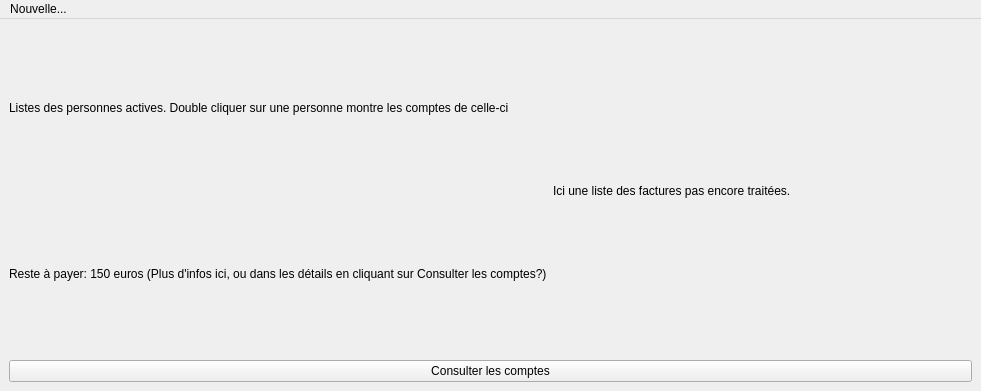
<?xml version="1.0" encoding="UTF-8"?>
<ui version="4.0">
 <class>MainWindow</class>
 <widget class="QMainWindow" name="MainWindow">
  <property name="geometry">
   <rect>
    <x>0</x>
    <y>0</y>
    <width>981</width>
    <height>391</height>
   </rect>
  </property>
  <property name="windowTitle">
   <string>MainWindow</string>
  </property>
  <widget class="QWidget" name="centralwidget">
   <layout class="QGridLayout" name="gridLayout_2">
    <item row="1" column="0">
     <widget class="QLabel" name="label">
      <property name="text">
       <string>Reste à payer: 150 euros (Plus d'infos ici, ou dans les détails en cliquant sur Consulter les comptes?)</string>
      </property>
     </widget>
    </item>
    <item row="0" column="0">
     <widget class="QLabel" name="label_2">
      <property name="text">
       <string>Listes des personnes actives. Double cliquer sur une personne montre les comptes de celle-ci</string>
      </property>
     </widget>
    </item>
    <item row="2" column="0" colspan="2">
     <widget class="QPushButton" name="pushButton">
      <property name="text">
       <string>Consulter les comptes</string>
      </property>
     </widget>
    </item>
    <item row="0" column="1" rowspan="2">
     <widget class="QLabel" name="label_3">
      <property name="text">
       <string>Ici une liste des factures pas encore traitées.</string>
      </property>
     </widget>
    </item>
   </layout>
  </widget>
  <widget class="QMenuBar" name="menubar">
   <property name="geometry">
    <rect>
     <x>0</x>
     <y>0</y>
     <width>981</width>
     <height>20</height>
    </rect>
   </property>
   <widget class="QMenu" name="menuNouvelle_facture">
    <property name="title">
     <string>Nouvelle...</string>
    </property>
    <addaction name="actionFacture"/>
    <addaction name="actionCategorie"/>
    <addaction name="actionPersonne"/>
   </widget>
   <addaction name="menuNouvelle_facture"/>
  </widget>
  <action name="actionFacture">
   <property name="text">
    <string>Facture</string>
   </property>
  </action>
  <action name="actionCategorie">
   <property name="text">
    <string>Categorie</string>
   </property>
  </action>
  <action name="actionPersonne">
   <property name="text">
    <string>Personne</string>
   </property>
  </action>
 </widget>
 <resources/>
 <connections/>
</ui>
